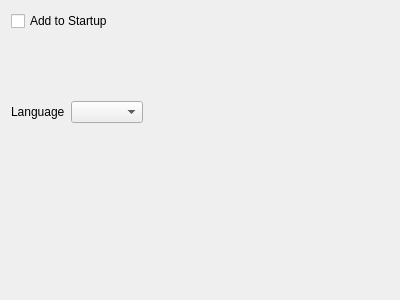
<?xml version="1.0" encoding="UTF-8"?>
<ui version="4.0">
 <class>SettingsWidgetGeneral</class>
 <widget class="QWidget" name="SettingsWidgetGeneral">
  <property name="geometry">
   <rect>
    <x>0</x>
    <y>0</y>
    <width>400</width>
    <height>300</height>
   </rect>
  </property>
  <property name="windowTitle">
   <string>Frame</string>
  </property>
  <layout class="QVBoxLayout" name="verticalLayout">
   <item>
    <layout class="QHBoxLayout" name="horizontalLayout">
     <item>
      <widget class="QCheckBox" name="chkStartup">
       <property name="text">
        <string>Add to Startup</string>
       </property>
      </widget>
     </item>
     <item>
      <spacer name="horizontalSpacer">
       <property name="orientation">
        <enum>Qt::Horizontal</enum>
       </property>
       <property name="sizeHint" stdset="0">
        <size>
         <width>40</width>
         <height>20</height>
        </size>
       </property>
      </spacer>
     </item>
    </layout>
   </item>
   <item>
    <spacer name="verticalSpacer_2">
     <property name="orientation">
      <enum>Qt::Vertical</enum>
     </property>
     <property name="sizeHint" stdset="0">
      <size>
       <width>20</width>
       <height>40</height>
      </size>
     </property>
    </spacer>
   </item>
   <item>
    <layout class="QHBoxLayout" name="horizontalLayout_3">
     <item>
      <widget class="QLabel" name="label">
       <property name="text">
        <string>Language</string>
       </property>
      </widget>
     </item>
     <item>
      <widget class="QComboBox" name="cmbLanguage"/>
     </item>
     <item>
      <spacer name="horizontalSpacer_2">
       <property name="orientation">
        <enum>Qt::Horizontal</enum>
       </property>
       <property name="sizeHint" stdset="0">
        <size>
         <width>40</width>
         <height>20</height>
        </size>
       </property>
      </spacer>
     </item>
    </layout>
   </item>
   <item>
    <spacer name="verticalSpacer">
     <property name="orientation">
      <enum>Qt::Vertical</enum>
     </property>
     <property name="sizeHint" stdset="0">
      <size>
       <width>17</width>
       <height>166</height>
      </size>
     </property>
    </spacer>
   </item>
  </layout>
 </widget>
 <resources/>
 <connections/>
</ui>
